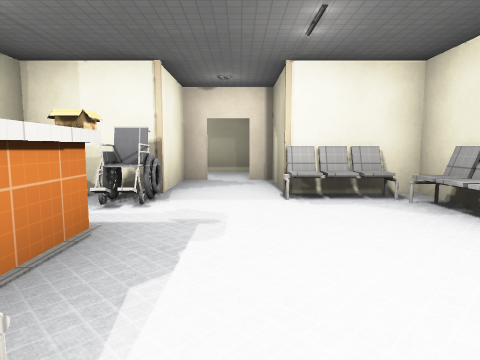
[1] (above)

24 first-person views from a walk through a 3-D level made in the Godot game engine. The camera is 1.4 m above the floor, tilts 6° down and sees 75° across. The floor is counted in squares, 2 m on a side. Each view is taken from the middle of a square. On the plan, view 1 faces up. The plan holds only what a view shows up to about 10 squares ahead; the rest is blank. The place goes on beyond the plan. Characters and animated objects are not drawn. Door leaves are left out where a doorway can be walked through. Some surface patterns are stand-ins.

[2]
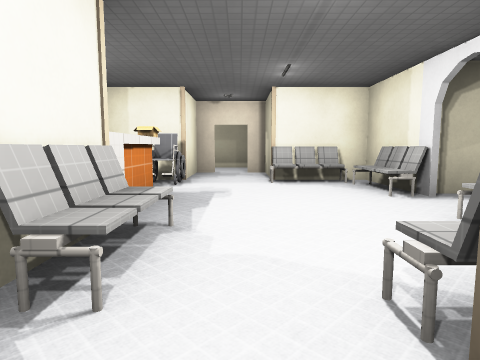

[3]
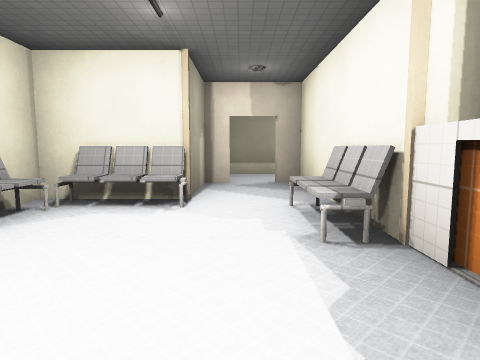

[4]
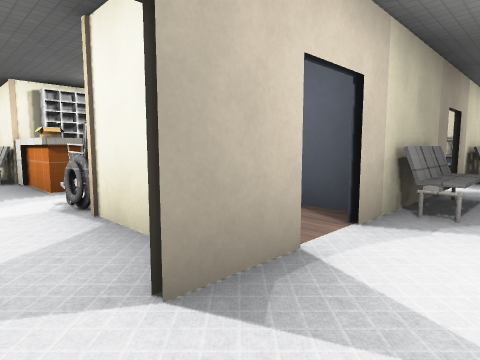

[5]
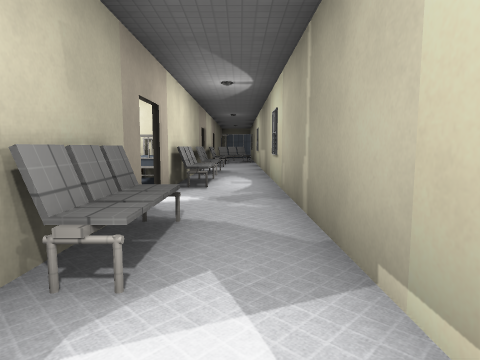

[6]
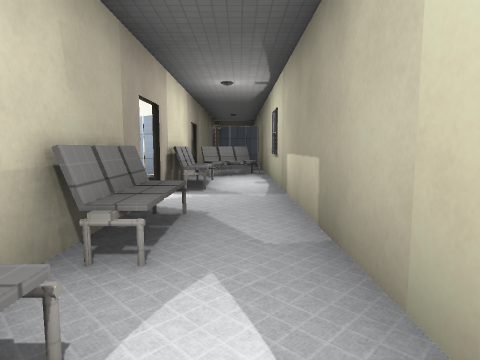

[7]
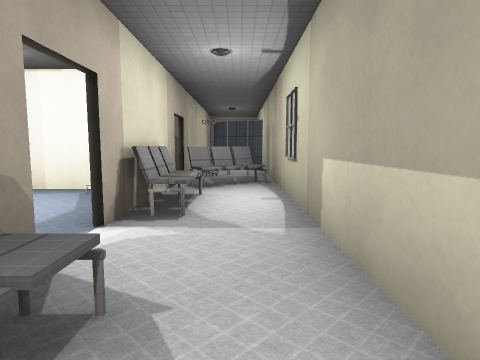

[8]
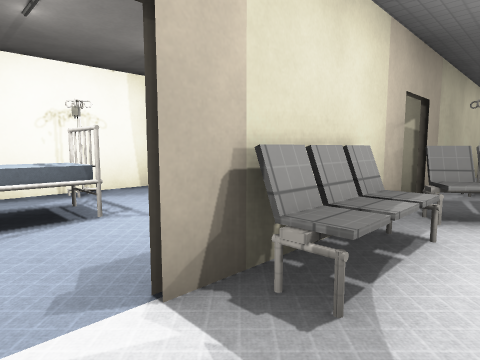

[9]
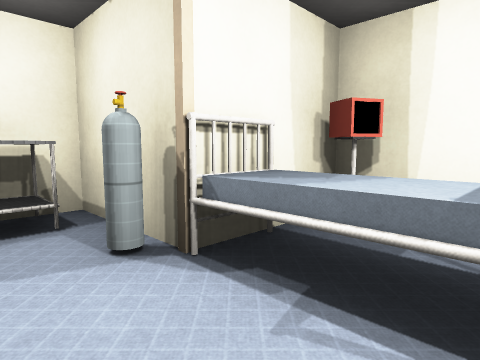

[10]
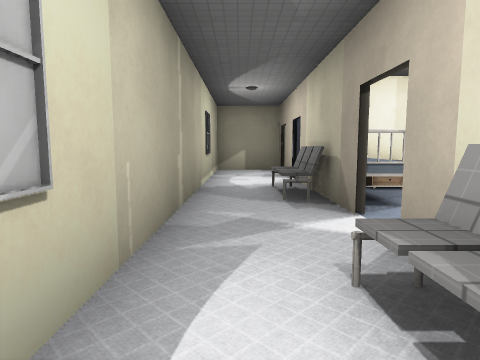

[11]
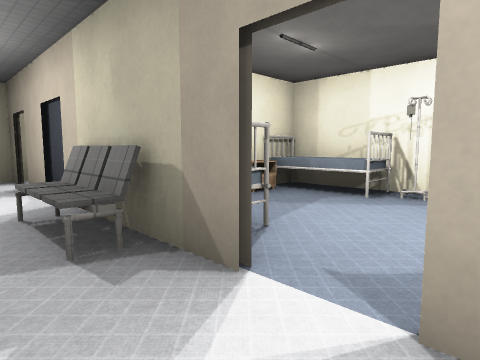

[12]
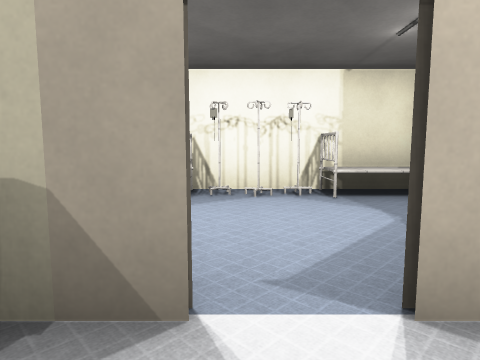

[13]
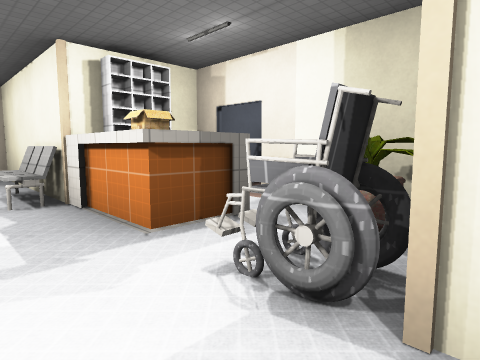

[14]
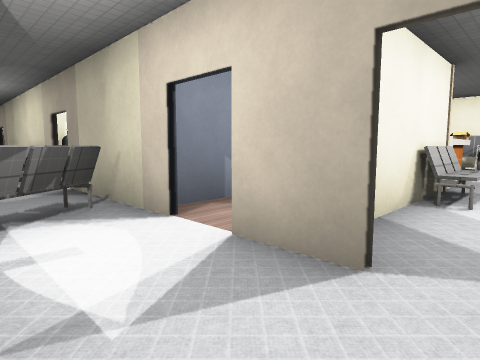

[15]
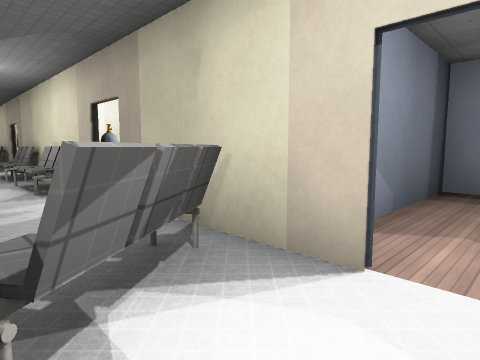

[16]
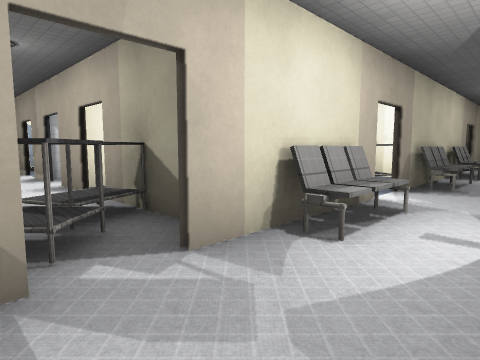

[17]
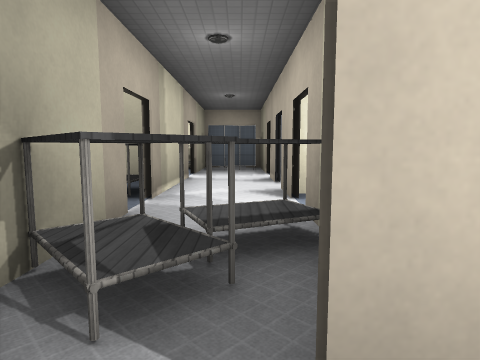

[18]
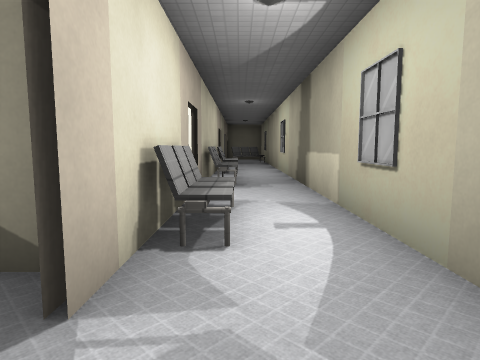

[19]
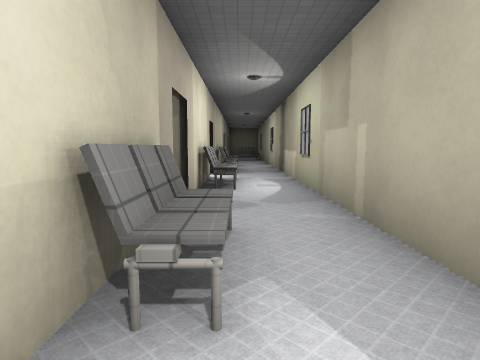

[20]
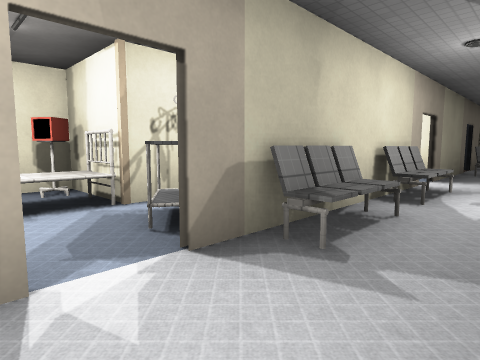

[21]
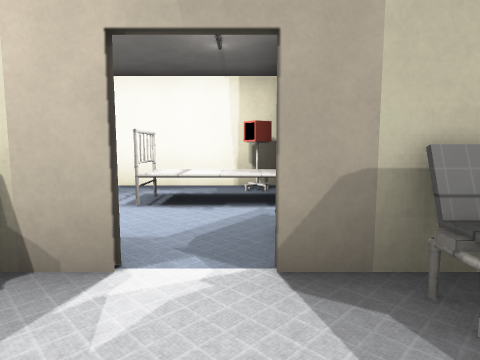

[22]
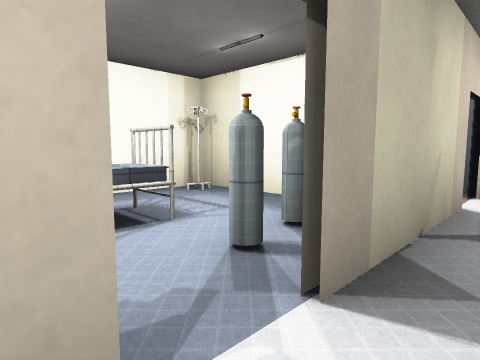

[23]
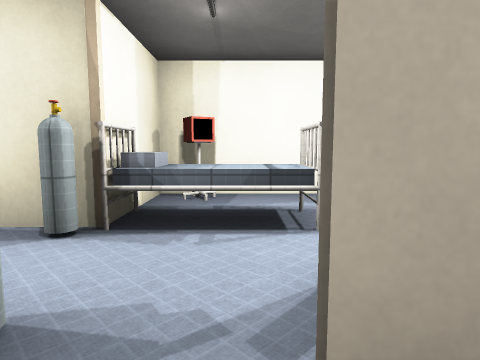

[24]
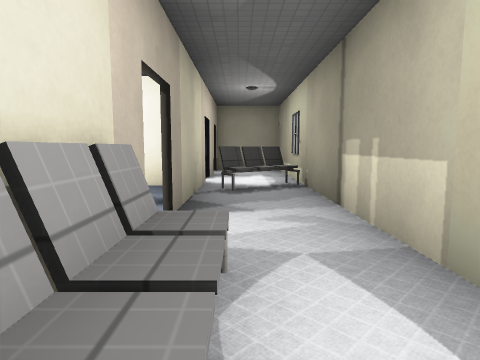

### Floor plan
Key: @ floor where view 1 was taken; # wall or solid block; x gap in a wall; . floor; / step, stairs or slope; D door; = window, fence, low wall or low ledge; ^ raised ledge; B bed; T table; M monitor; S sideboard; P plant; O other object.
Columns run from 21 left of view 1 to 4 right of it. Each row starts with its distance up from view 1.
  9  ######################
  8   .#.^................#
  7 #####D###D^####D###D#D#
  6     ###....T#B..BS#.#.#
  5     #.#..BO# .....###.###
  4     D.D.BB   ....SP##.^^#
  3    ##.###     ###B###..^##
  2    .#.D  M    #   D##....
  1    T#.#####   ## ####..=
  0     D.D..M    M..## #@.^#
 -1     #.#.^^    ^^..#.#.^^#
 -2     TT#...T  .O.O.#.#.#
 -3   ###D###D####ODO #D#D#
 -4  /.^...^..^^.^...^x...#
 -5   ................^...#
 -6    ####################

Positions as (right, up) in squares from view 1, and headings:
1: (0, 0), facing up
2: (0, -2), facing up
3: (0, 3), facing down
4: (0, 8), facing down-left
5: (-2, 8), facing left
6: (-8, 8), facing left
7: (-10, 8), facing left
8: (-12, 8), facing down-left
9: (-13, 6), facing down-right
10: (-9, 8), facing right
11: (-7, 8), facing down-right
12: (-6, 8), facing down
13: (0, 5), facing down-left
14: (0, -5), facing up-left
15: (-2, -5), facing up-left
16: (-17, -5), facing up-right
17: (-16, -4), facing up
18: (-17, -4), facing right
19: (-20, -4), facing right
20: (-13, -5), facing up-right
21: (-12, -5), facing up
22: (-7, -4), facing up-right
23: (-6, -4), facing up
24: (-9, -4), facing right
